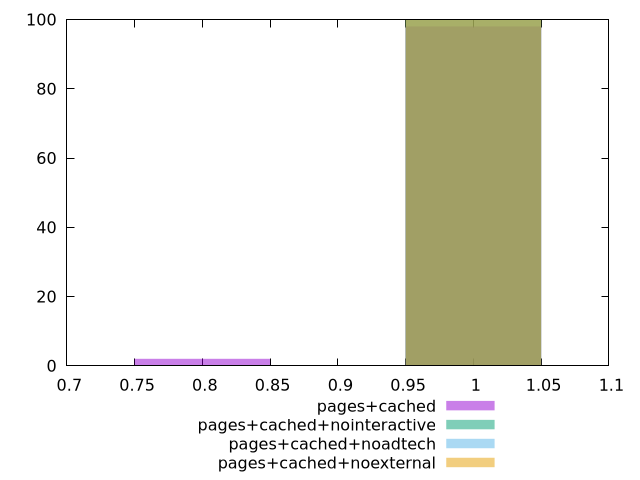

The gnuplot source for this figure:
$_pagesCached <<EOF
0.8 2
1 98
EOF
$_pagesCachedNointeractive <<EOF
1 100
EOF
$_pagesCachedNoadtech <<EOF
1 100
EOF
$_pagesCachedNoexternal <<EOF
1 100
EOF
set key outside below
set terminal pngcairo
set output "report_00004_2020-11-02T20-21-41.718Z/uses-rel-preconnect/uses-rel-preconnect_pages+cached_pages+cached+nointeractive_pages+cached+noadtech_pages+cached+noexternal+hist.png"
set boxwidth 0.1
set style fill transparent solid 0.5 noborder
set yrange [0:100]
plot $_pagesCached title "pages+cached" with boxes ,$_pagesCachedNointeractive title "pages+cached+nointeractive" with boxes ,$_pagesCachedNoadtech title "pages+cached+noadtech" with boxes ,$_pagesCachedNoexternal title "pages+cached+noexternal" with boxes ,
